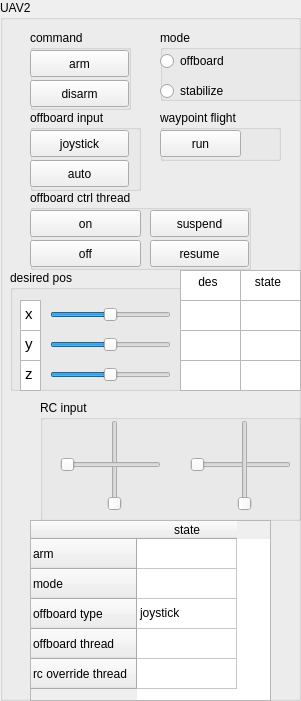
  <widget class="QGroupBox" name="groupBox_5">
   <property name="geometry">
    <rect>
     <x>350</x>
     <y>10</y>
     <width>301</width>
     <height>701</height>
    </rect>
   </property>
   <property name="title">
    <string>UAV2</string>
   </property>
   <widget class="QGroupBox" name="groupBox_9">
    <property name="geometry">
     <rect>
      <x>10</x>
      <y>270</y>
      <width>291</width>
      <height>121</height>
     </rect>
    </property>
    <property name="title">
     <string>desired pos</string>
    </property>
    <widget class="QSlider" name="horizontalSlider_des_x_2">
     <property name="geometry">
      <rect>
       <x>40</x>
       <y>30</y>
       <width>121</width>
       <height>29</height>
      </rect>
     </property>
     <property name="minimum">
      <number>-20</number>
     </property>
     <property name="maximum">
      <number>20</number>
     </property>
     <property name="value">
      <number>0</number>
     </property>
     <property name="sliderPosition">
      <number>0</number>
     </property>
     <property name="orientation">
      <enum>Qt::Horizontal</enum>
     </property>
    </widget>
    <widget class="QSlider" name="horizontalSlider_des_y_2">
     <property name="geometry">
      <rect>
       <x>40</x>
       <y>60</y>
       <width>121</width>
       <height>29</height>
      </rect>
     </property>
     <property name="minimum">
      <number>-20</number>
     </property>
     <property name="maximum">
      <number>20</number>
     </property>
     <property name="value">
      <number>0</number>
     </property>
     <property name="orientation">
      <enum>Qt::Horizontal</enum>
     </property>
    </widget>
    <widget class="QSlider" name="horizontalSlider_des_z_2">
     <property name="geometry">
      <rect>
       <x>40</x>
       <y>90</y>
       <width>121</width>
       <height>29</height>
      </rect>
     </property>
     <property name="minimum">
      <number>-20</number>
     </property>
     <property name="maximum">
      <number>20</number>
     </property>
     <property name="value">
      <number>0</number>
     </property>
     <property name="orientation">
      <enum>Qt::Horizontal</enum>
     </property>
    </widget>
    <widget class="QTextEdit" name="textEdit_4">
     <property name="geometry">
      <rect>
       <x>10</x>
       <y>30</y>
       <width>21</width>
       <height>31</height>
      </rect>
     </property>
     <property name="html">
      <string>&lt;!DOCTYPE HTML PUBLIC &quot;-//W3C//DTD HTML 4.0//EN&quot; &quot;http://www.w3.org/TR/REC-html40/strict.dtd&quot;&gt;
&lt;html&gt;&lt;head&gt;&lt;meta name=&quot;qrichtext&quot; content=&quot;1&quot; /&gt;&lt;style type=&quot;text/css&quot;&gt;
p, li { white-space: pre-wrap; }
&lt;/style&gt;&lt;/head&gt;&lt;body style=&quot; font-family:'Ubuntu'; font-size:11pt; font-weight:400; font-style:normal;&quot;&gt;
&lt;p style=&quot; margin-top:0px; margin-bottom:0px; margin-left:0px; margin-right:0px; -qt-block-indent:0; text-indent:0px;&quot;&gt;x&lt;/p&gt;&lt;/body&gt;&lt;/html&gt;</string>
     </property>
    </widget>
    <widget class="QTextEdit" name="textEdit_5">
     <property name="geometry">
      <rect>
       <x>10</x>
       <y>60</y>
       <width>21</width>
       <height>31</height>
      </rect>
     </property>
     <property name="html">
      <string>&lt;!DOCTYPE HTML PUBLIC &quot;-//W3C//DTD HTML 4.0//EN&quot; &quot;http://www.w3.org/TR/REC-html40/strict.dtd&quot;&gt;
&lt;html&gt;&lt;head&gt;&lt;meta name=&quot;qrichtext&quot; content=&quot;1&quot; /&gt;&lt;style type=&quot;text/css&quot;&gt;
p, li { white-space: pre-wrap; }
&lt;/style&gt;&lt;/head&gt;&lt;body style=&quot; font-family:'Ubuntu'; font-size:11pt; font-weight:400; font-style:normal;&quot;&gt;
&lt;p style=&quot; margin-top:0px; margin-bottom:0px; margin-left:0px; margin-right:0px; -qt-block-indent:0; text-indent:0px;&quot;&gt;y&lt;/p&gt;&lt;/body&gt;&lt;/html&gt;</string>
     </property>
    </widget>
    <widget class="QTextEdit" name="textEdit_6">
     <property name="geometry">
      <rect>
       <x>10</x>
       <y>90</y>
       <width>21</width>
       <height>31</height>
      </rect>
     </property>
     <property name="html">
      <string>&lt;!DOCTYPE HTML PUBLIC &quot;-//W3C//DTD HTML 4.0//EN&quot; &quot;http://www.w3.org/TR/REC-html40/strict.dtd&quot;&gt;
&lt;html&gt;&lt;head&gt;&lt;meta name=&quot;qrichtext&quot; content=&quot;1&quot; /&gt;&lt;style type=&quot;text/css&quot;&gt;
p, li { white-space: pre-wrap; }
&lt;/style&gt;&lt;/head&gt;&lt;body style=&quot; font-family:'Ubuntu'; font-size:11pt; font-weight:400; font-style:normal;&quot;&gt;
&lt;p style=&quot; margin-top:0px; margin-bottom:0px; margin-left:0px; margin-right:0px; -qt-block-indent:0; text-indent:0px;&quot;&gt;z&lt;/p&gt;&lt;/body&gt;&lt;/html&gt;</string>
     </property>
    </widget>
    <widget class="QPlainTextEdit" name="plainTextEdit_des_z_2">
     <property name="geometry">
      <rect>
       <x>170</x>
       <y>90</y>
       <width>61</width>
       <height>31</height>
      </rect>
     </property>
     <property name="plainText">
      <string/>
     </property>
    </widget>
    <widget class="QPlainTextEdit" name="plainTextEdit_des_x_2">
     <property name="geometry">
      <rect>
       <x>170</x>
       <y>30</y>
       <width>61</width>
       <height>31</height>
      </rect>
     </property>
     <property name="verticalScrollBarPolicy">
      <enum>Qt::ScrollBarAsNeeded</enum>
     </property>
     <property name="horizontalScrollBarPolicy">
      <enum>Qt::ScrollBarAlwaysOff</enum>
     </property>
     <property name="plainText">
      <string/>
     </property>
    </widget>
    <widget class="QPlainTextEdit" name="plainTextEdit_des_y_2">
     <property name="geometry">
      <rect>
       <x>170</x>
       <y>60</y>
       <width>61</width>
       <height>31</height>
      </rect>
     </property>
     <property name="plainText">
      <string/>
     </property>
    </widget>
    <widget class="QPlainTextEdit" name="plainTextEdit_state_z_2">
     <property name="geometry">
      <rect>
       <x>230</x>
       <y>90</y>
       <width>61</width>
       <height>31</height>
      </rect>
     </property>
     <property name="plainText">
      <string/>
     </property>
    </widget>
    <widget class="QPlainTextEdit" name="plainTextEdit_state_x_2">
     <property name="geometry">
      <rect>
       <x>230</x>
       <y>30</y>
       <width>61</width>
       <height>31</height>
      </rect>
     </property>
     <property name="verticalScrollBarPolicy">
      <enum>Qt::ScrollBarAsNeeded</enum>
     </property>
     <property name="horizontalScrollBarPolicy">
      <enum>Qt::ScrollBarAlwaysOff</enum>
     </property>
     <property name="plainText">
      <string/>
     </property>
    </widget>
    <widget class="QPlainTextEdit" name="plainTextEdit_state_y_2">
     <property name="geometry">
      <rect>
       <x>230</x>
       <y>60</y>
       <width>61</width>
       <height>31</height>
      </rect>
     </property>
     <property name="plainText">
      <string/>
     </property>
    </widget>
    <widget class="QPlainTextEdit" name="plainTextEdit_des_x_9">
     <property name="geometry">
      <rect>
       <x>230</x>
       <y>0</y>
       <width>61</width>
       <height>31</height>
      </rect>
     </property>
     <property name="verticalScrollBarPolicy">
      <enum>Qt::ScrollBarAsNeeded</enum>
     </property>
     <property name="horizontalScrollBarPolicy">
      <enum>Qt::ScrollBarAlwaysOff</enum>
     </property>
     <property name="plainText">
      <string>   state</string>
     </property>
    </widget>
    <widget class="QPlainTextEdit" name="plainTextEdit_des_x_8">
     <property name="geometry">
      <rect>
       <x>170</x>
       <y>0</y>
       <width>61</width>
       <height>31</height>
      </rect>
     </property>
     <property name="verticalScrollBarPolicy">
      <enum>Qt::ScrollBarAsNeeded</enum>
     </property>
     <property name="horizontalScrollBarPolicy">
      <enum>Qt::ScrollBarAlwaysOff</enum>
     </property>
     <property name="plainText">
      <string>    des</string>
     </property>
    </widget>
   </widget>
   <widget class="QGroupBox" name="groupBox_10">
    <property name="geometry">
     <rect>
      <x>40</x>
      <y>400</y>
      <width>261</width>
      <height>121</height>
     </rect>
    </property>
    <property name="title">
     <string>RC input</string>
    </property>
    <widget class="QSlider" name="verticalSlider_pitch_2">
     <property name="geometry">
      <rect>
       <x>60</x>
       <y>20</y>
       <width>29</width>
       <height>91</height>
      </rect>
     </property>
     <property name="orientation">
      <enum>Qt::Vertical</enum>
     </property>
    </widget>
    <widget class="QSlider" name="horizontalSlider_roll_2">
     <property name="geometry">
      <rect>
       <x>150</x>
       <y>50</y>
       <width>101</width>
       <height>29</height>
      </rect>
     </property>
     <property name="orientation">
      <enum>Qt::Horizontal</enum>
     </property>
    </widget>
    <widget class="QSlider" name="verticalSlider_throttle_2">
     <property name="geometry">
      <rect>
       <x>190</x>
       <y>20</y>
       <width>29</width>
       <height>91</height>
      </rect>
     </property>
     <property name="orientation">
      <enum>Qt::Vertical</enum>
     </property>
    </widget>
    <widget class="QSlider" name="horizontalSlider_yaw_2">
     <property name="geometry">
      <rect>
       <x>20</x>
       <y>50</y>
       <width>101</width>
       <height>29</height>
      </rect>
     </property>
     <property name="orientation">
      <enum>Qt::Horizontal</enum>
     </property>
    </widget>
   </widget>
   <widget class="QGroupBox" name="groupBox_arm_2">
    <property name="geometry">
     <rect>
      <x>30</x>
      <y>30</y>
      <width>101</width>
      <height>80</height>
     </rect>
    </property>
    <property name="title">
     <string>command</string>
    </property>
    <widget class="QPushButton" name="pushButton_arm_2">
     <property name="geometry">
      <rect>
       <x>0</x>
       <y>20</y>
       <width>99</width>
       <height>27</height>
      </rect>
     </property>
     <property name="text">
      <string>arm</string>
     </property>
    </widget>
    <widget class="QPushButton" name="pushButton_disarm_2">
     <property name="geometry">
      <rect>
       <x>0</x>
       <y>50</y>
       <width>99</width>
       <height>27</height>
      </rect>
     </property>
     <property name="text">
      <string>disarm</string>
     </property>
    </widget>
   </widget>
   <widget class="QGroupBox" name="groupBox_11">
    <property name="geometry">
     <rect>
      <x>30</x>
      <y>190</y>
      <width>221</width>
      <height>80</height>
     </rect>
    </property>
    <property name="title">
     <string>offboard ctrl thread</string>
    </property>
    <widget class="QPushButton" name="pushButton_5">
     <property name="geometry">
      <rect>
       <x>0</x>
       <y>20</y>
       <width>111</width>
       <height>27</height>
      </rect>
     </property>
     <property name="text">
      <string>on</string>
     </property>
    </widget>
    <widget class="QPushButton" name="pushButton_6">
     <property name="geometry">
      <rect>
       <x>0</x>
       <y>50</y>
       <width>111</width>
       <height>27</height>
      </rect>
     </property>
     <property name="text">
      <string>off</string>
     </property>
    </widget>
    <widget class="QPushButton" name="pushButton_7">
     <property name="geometry">
      <rect>
       <x>120</x>
       <y>20</y>
       <width>99</width>
       <height>27</height>
      </rect>
     </property>
     <property name="text">
      <string>suspend</string>
     </property>
    </widget>
    <widget class="QPushButton" name="pushButton_8">
     <property name="geometry">
      <rect>
       <x>120</x>
       <y>50</y>
       <width>99</width>
       <height>27</height>
      </rect>
     </property>
     <property name="text">
      <string>resume</string>
     </property>
    </widget>
   </widget>
   <widget class="QTableWidget" name="tableWidget_2">
    <property name="geometry">
     <rect>
      <x>30</x>
      <y>520</y>
      <width>241</width>
      <height>181</height>
     </rect>
    </property>
    <row>
     <property name="text">
      <string>arm</string>
     </property>
    </row>
    <row>
     <property name="text">
      <string>mode</string>
     </property>
    </row>
    <row>
     <property name="text">
      <string>offboard type</string>
     </property>
    </row>
    <row>
     <property name="text">
      <string>offboard thread</string>
     </property>
    </row>
    <row>
     <property name="text">
      <string>rc override thread</string>
     </property>
    </row>
    <column>
     <property name="text">
      <string>state</string>
     </property>
    </column>
    <item row="2" column="0">
     <property name="text">
      <string>joystick</string>
     </property>
    </item>
   </widget>
   <widget class="QGroupBox" name="groupBox_12">
    <property name="geometry">
     <rect>
      <x>160</x>
      <y>110</y>
      <width>121</width>
      <height>51</height>
     </rect>
    </property>
    <property name="title">
     <string>waypoint flight</string>
    </property>
    <widget class="QPushButton" name="pushButton_13">
     <property name="geometry">
      <rect>
       <x>0</x>
       <y>20</y>
       <width>81</width>
       <height>27</height>
      </rect>
     </property>
     <property name="text">
      <string>run</string>
     </property>
    </widget>
   </widget>
   <widget class="QGroupBox" name="groupBox_13">
    <property name="geometry">
     <rect>
      <x>30</x>
      <y>110</y>
      <width>111</width>
      <height>81</height>
     </rect>
    </property>
    <property name="title">
     <string>offboard input</string>
    </property>
    <widget class="QPushButton" name="pushButton_14">
     <property name="geometry">
      <rect>
       <x>0</x>
       <y>20</y>
       <width>99</width>
       <height>27</height>
      </rect>
     </property>
     <property name="text">
      <string>joystick</string>
     </property>
    </widget>
    <widget class="QPushButton" name="pushButton_15">
     <property name="geometry">
      <rect>
       <x>0</x>
       <y>50</y>
       <width>99</width>
       <height>27</height>
      </rect>
     </property>
     <property name="text">
      <string>auto</string>
     </property>
    </widget>
   </widget>
   <widget class="QGroupBox" name="groupBox_14">
    <property name="geometry">
     <rect>
      <x>160</x>
      <y>30</y>
      <width>151</width>
      <height>71</height>
     </rect>
    </property>
    <property name="title">
     <string>mode</string>
    </property>
    <widget class="QRadioButton" name="radioButton_offboard_2">
     <property name="geometry">
      <rect>
       <x>0</x>
       <y>20</y>
       <width>117</width>
       <height>22</height>
      </rect>
     </property>
     <property name="text">
      <string>offboard</string>
     </property>
    </widget>
    <widget class="QRadioButton" name="radioButton_stabilize_2">
     <property name="geometry">
      <rect>
       <x>0</x>
       <y>50</y>
       <width>117</width>
       <height>22</height>
      </rect>
     </property>
     <property name="text">
      <string>stabilize</string>
     </property>
    </widget>
   </widget>
  </widget>
